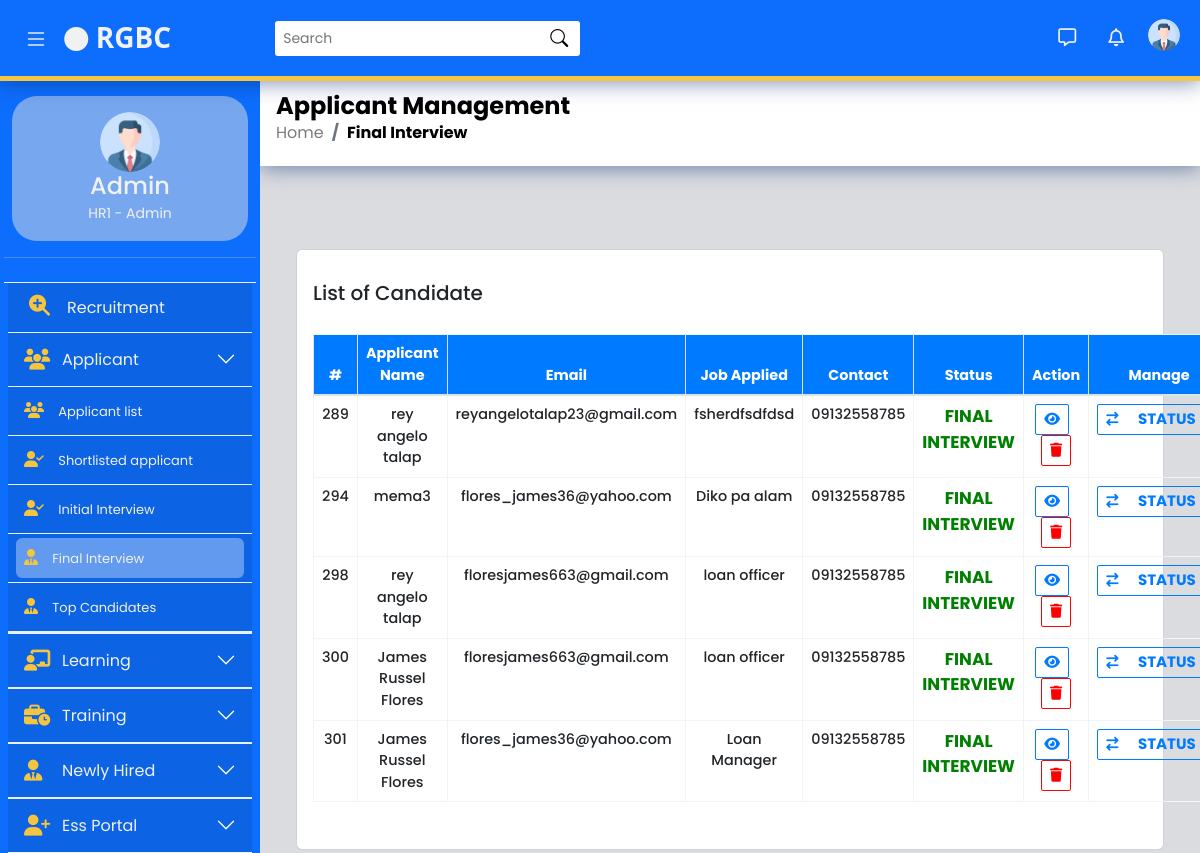
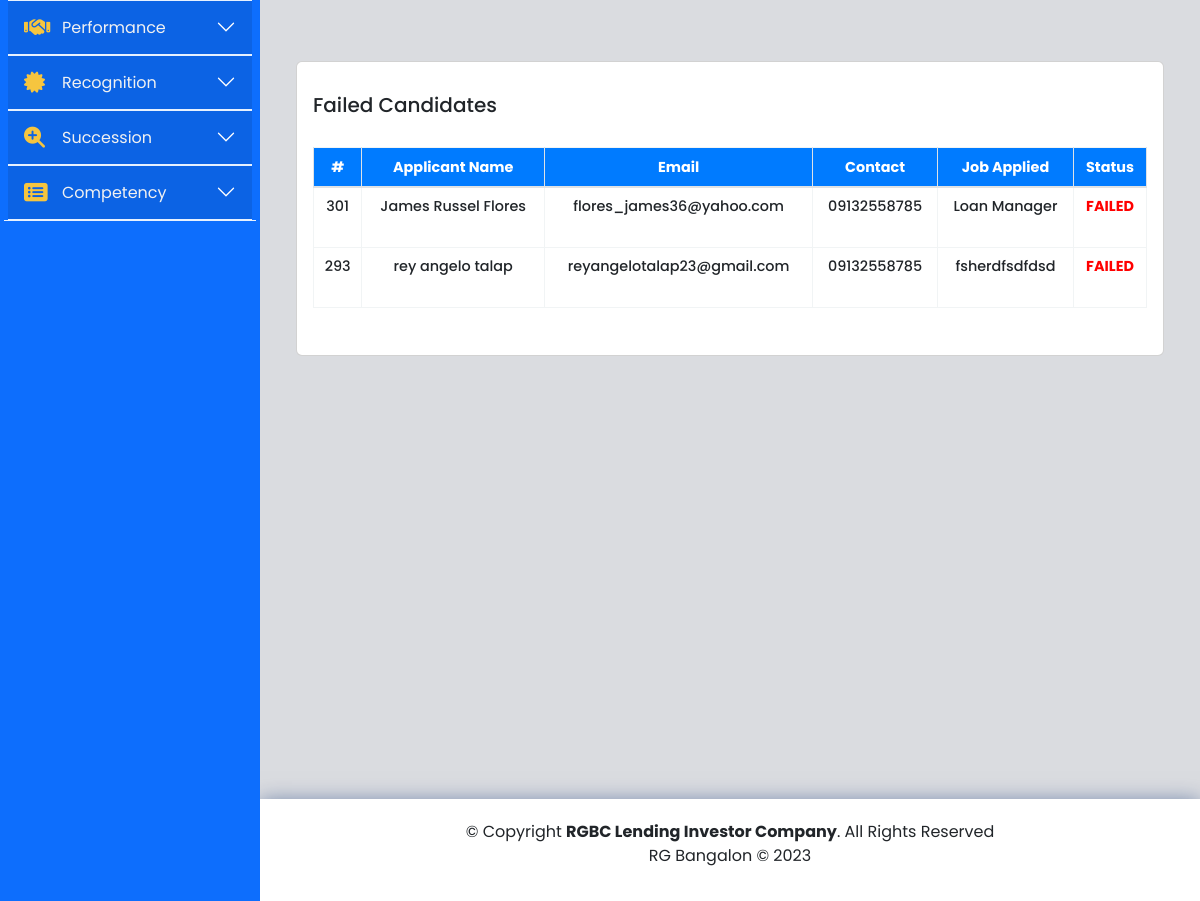
/AdminAdmin/system/module-1/m1-page-6 (signed in), run on the app's committed database (2 pictures, top to bottom).
### tables this page shows
CREATE TABLE `finalnterview_tbl` (
  `id` int(11) NOT NULL,
  `applicant_name` varchar(255) NOT NULL,
  `email` varchar(255) NOT NULL,
  `applied_job` varchar(255) NOT NULL,
  `contact` varchar(11) NOT NULL,
  `resume_file` varchar(255) NOT NULL,
  `status` varchar(255) NOT NULL
);

CREATE TABLE `finalfailed_tbl` (
  `id` int(11) NOT NULL,
  `applicant_name` varchar(255) NOT NULL,
  `email` varchar(255) NOT NULL,
  `applied_job` varchar(255) NOT NULL,
  `contact` varchar(255) NOT NULL,
  `resume_file` varchar(255) NOT NULL,
  `status` varchar(255) NOT NULL
);

### AdminAdmin/system/module-1/m1-page-6.php (the view, shortened to what this page needs)
<?php
  if (isset($_SESSION['username'], $_SESSION['password'])) {
?>
<!doctype html>
<html lang="en">
<head>
    <link rel="stylesheet" href="https://kit.fontawesome.com/064cb16be2.css">
    <link href="https://pro.fontawesome.com/releases/v5.10.0/css/all.css" rel="stylesheet">
    <link rel="stylesheet"
        href="https://cdnjs.cloudflare.com/ajax/libs/javascript-state-machine/3.1.0/state-machine.min.js">
    <link href="//maxcdn.bootstrapcdn.com/bootstrap/4.1.1/css/bootstrap.min.css" rel="stylesheet" id="bootstrap-css">
    <link rel="stylesheet" type="text/css"
        href="https://cdn.datatables.net/v/bs4/jszip-2.5.0/dt-1.10.20/b-1.6.1/b-colvis-1.6.1/b-html5-1.6.1/b-print-1.6.1/r-2.2.3/datatables.min.css" />
    <link rel="stylesheet" href="https://cdnjs.cloudflare.com/ajax/libs/font-awesome/4.7.0/css/font-awesome.css" />
    <link rel="stylesheet" href="../module-1/module-1-css//m1-page-3.css">
    <link rel="stylesheet" href="../include/css//sidebar.css">
    <link rel="stylesheet" href="../include/css//main.css">
</head>
<body>
    <?php
include '../include/header.php';
?>
    <main class="main">
        <header>
            <div class="pagetitle">
                <h1 style="color: black; font-weight: 700">Applicant Management</h1>
                <nav>
                    <ol class="breadcrumb">
                        <li class="breadcrumb-item">
                            <a href="../dashboard/dashboard.php">Home</a>
                        </li>
                        <li class="breadcrumb-item" style="color: black; font-weight: 700">Final Interview</li>
                    </ol>
                </nav>
            </div>
        </header>
<br>
<br>
        <section style="padding: 20px">
            <div class="col-md-15">
                <div class="card">
                    <div class="card-body">
                        <h5>List of Candidate</h5>
                        <?php
                $connect = mysqli_connect("localhost", "root", "", "human_resource 1");
                $query ="SELECT * FROM  `finalnterview_tbl` WHERE status IN ('Final Interview');";
                $result = mysqli_query($connect, $query);
                ?>
                        <br>
                        <table id="table_id" class="table table-bordered" style="width:100%; ">
                            <thead height="40px">
                                <tr style="background-color: #007bff; color: #fff; font-weight: normal; "
                                    class="text-center">
                                    <th>#</th>
                                    <th>Applicant Name</th>
                                    <th>Email</th>
                                    <th>Job Applied</th>
                                    <th>Contact</th>
                                    <th>Status</th>
                                    <th>Action</th>
                                    <th>Manage</th>
                                </tr>
                            </thead>
                            <tbody>
                                <?php
      while($row = mysqli_fetch_array($result))
      {
   ?>
                                <tr class="text-center">
                                    <td><?php echo $row['id']?></td>
                                    <td><?php echo $row['applicant_name']?></td>
                                    <td><?php echo $row['email']?></td>
                                    <td><?php echo $row['applied_job']?></td>
                                    <td><?php echo $row['contact']?></td>
                                    <td style="color: green; font-weight: 700; text-transform: uppercase; font-size: 17px"><?php echo $row['status']?></td>
                                    <td>
                                        <ul class="list-inline m-0">
                                            <li class="list-inline-item">
                                                <button class="btn btn-outline btn-sm rounded-55" type="button"
                                                    data-toggle="modal" data-placement="top" title="View"
                                                    data-target="#"
                                                    style="border: 1px solid #007bff;  color: #007bff !important; background-color:transparent ! important"><i
                                                        class="fas fa-eye"></i></button>
                                            </li>
                                            <li class="list-inline-item">
                                                <a href="../dashboard/qdelete?id=<?php echo $row['id']?>">
                                                    <button class="btn btn-outline btn-sm rounded-55" type="button"
                                                        data-toggle="modal" data-placement="top" title="Delete"
                                                        data-target="#delete-confirm"
                                                        style="border: 1px solid red; color: red !important; background-color:transparent !important "><i
                                                            class="fas fa-trash"></i></button>
                                                </a>
                                            </li>
                                        </ul>
                                    </td>
                                    <td style="text-transform:uppercase">
                                        <ul class="list-inline m-0">
                                            <li class="list-inline-item">
                                                <?php if ($row['status'] != 'failed'): ?>
                                                <button class="btn btn-outline btn-sm rounded-55 name" type="button"
                                                    data-bs-toggle="modal" data-placement="top" title="View"
                                                    data-bs-target="#statusModal"
                                                    style="border: 1px solid #007bff;  color: #007bff !important; background-color:transparent ! important">
                                                    <i class="fas fa-exchange">
                                                        <small
                                                            style="font-size: 15px; padding: 1rem; font-family: poppins; text-transform:uppercase; font-weight: bold">Status</small>
                                                    </i>
                                                </button>
                                                <?php endif; ?>
                                            </li>
                                        </ul>
                                    </td>
                                </tr>
                                <?php
  }
  ?>
                            </tbody>
                        </table>
                    </div>
                </div>
            </div>
        </section>
        <section style="padding: 20px">
            <div class="col-md-15">
                <div class="card">
                    <div class="card-body">
                        <h5>Failed Candidates</h5>
                        <?php
                $connect = mysqli_connect("localhost", "root", "", "human_resource 1");
                $query ="SELECT * FROM  `finalfailed_tbl` ";
                $result = mysqli_query($connect, $query);
                ?>
                        <br>
                        <table id="table_idfailed" class="table table-bordered" style="width:100%; ">
                            <thead height="40px">
                                <tr style="background-color: #007bff; color: #fff; font-weight: normal; "
                                    class="text-center">
                                    <th>#</th>
                                    <th>Applicant Name</th>
                                    <th>Email</th>
                                    <th>Contact</th>
                                    <th>Job Applied</th>
                                    <th>Status</th>
                                </tr>
                            </thead>
                            <tbody>
                                <?php
      while($row = mysqli_fetch_array($result))
      {
   ?>
                                <tr class="text-center">
                                    <td><?php echo $row['id']?></td>
                                    <td><?php echo $row['applicant_name']?></td>
                                    <td><?php echo $row['email']?></td>
                                    <td><?php echo $row['contact']?></td>
                                    <td><?php echo $row['applied_job']?></td>
                                    <td style="color: red; font-weight: 700; text-transform: uppercase"><?php echo $row['status']?></td>
                                </tr>
                                <?php
  }
  ?>
                            </tbody>
                        </table>
                    </div>
                </div>
            </div>
        </section>
        <?php
    include '../include/footer.php';
    ?>
    </main>
</body>
</html>
<?php
}
  else{
    header('location: ../../../managementLoginForm/pages/index');
    session_destroy();
  }
?>

### data on the page
finalnterview_tbl: id "289", applicant_name "rey angelo talap", email "reyangelotalap23@gmail.com", applied_job "fsherdfsdfdsd", contact "09132558785", status "FINAL INTERVIEW", shows "STATUS"
finalnterview_tbl: id "294", applicant_name "mema3", email "flores_james36@yahoo.com", applied_job "Diko pa alam", contact "09132558785", status "FINAL INTERVIEW", shows "STATUS"
finalnterview_tbl: id "298", applicant_name "rey angelo talap", email "floresjames663@gmail.com", applied_job "loan officer", contact "09132558785", status "FINAL INTERVIEW", shows "STATUS"
finalnterview_tbl: id "300", applicant_name "James Russel Flores", email "floresjames663@gmail.com", applied_job "loan officer", contact "09132558785", status "FINAL INTERVIEW", shows "STATUS"
finalnterview_tbl: id "301", applicant_name "James Russel Flores", email "flores_james36@yahoo.com", applied_job "Loan Manager", contact "09132558785", status "FINAL INTERVIEW", shows "STATUS"
finalfailed_tbl: id "301", applicant_name "James Russel Flores", email "flores_james36@yahoo.com", contact "09132558785", applied_job "Loan Manager", status "FAILED"
finalfailed_tbl: id "293", applicant_name "rey angelo talap", email "reyangelotalap23@gmail.com", contact "09132558785", applied_job "fsherdfsdfdsd", status "FAILED"
